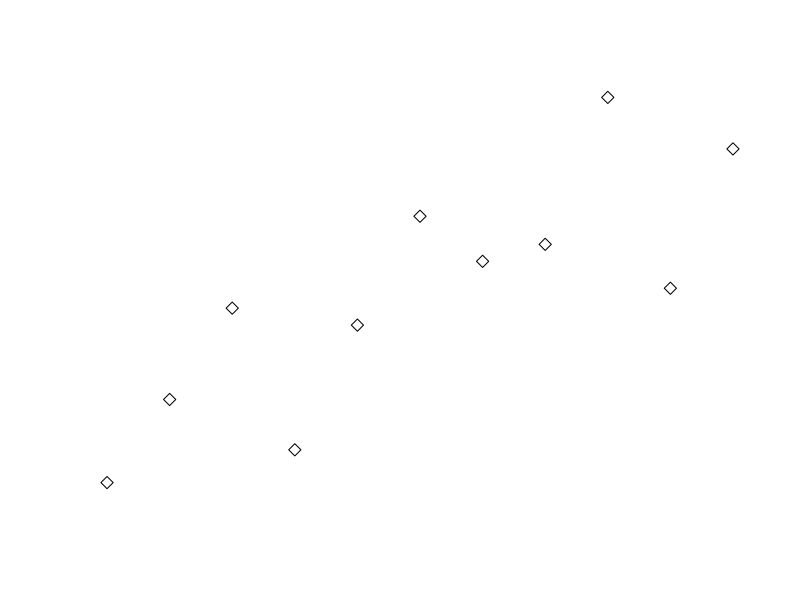
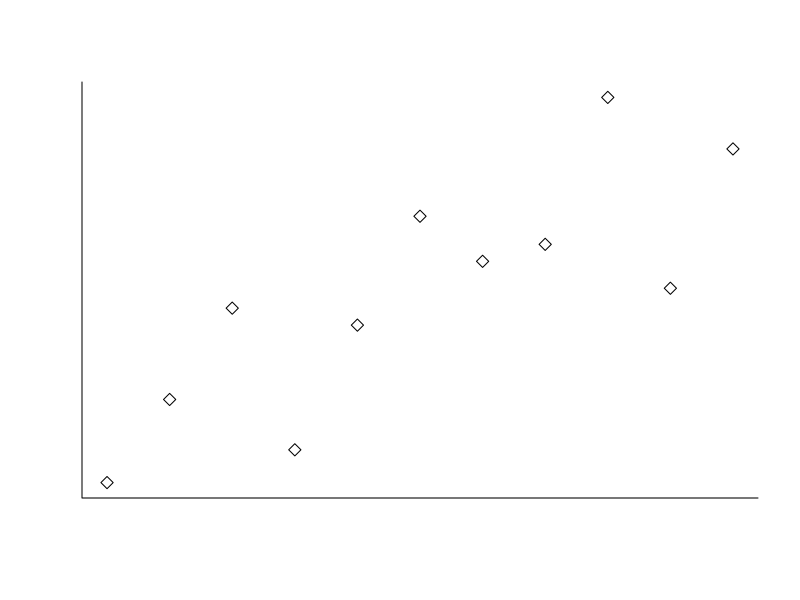
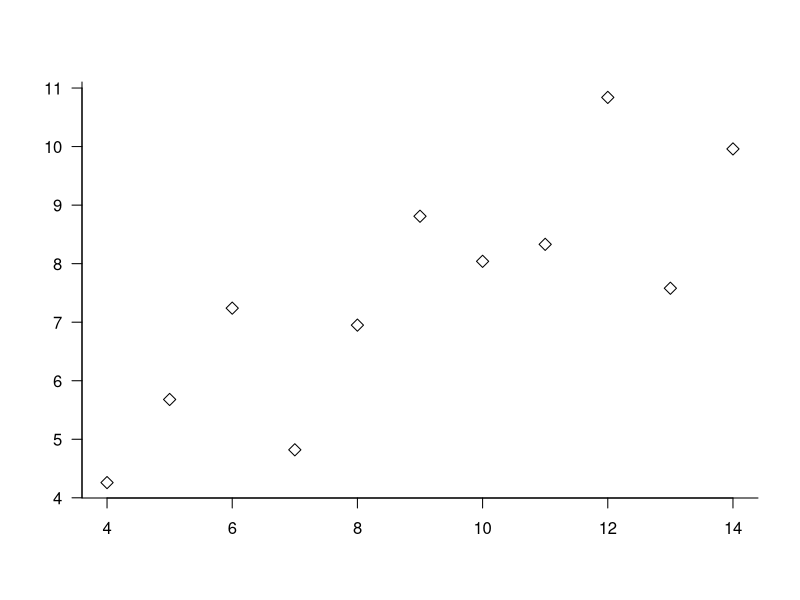
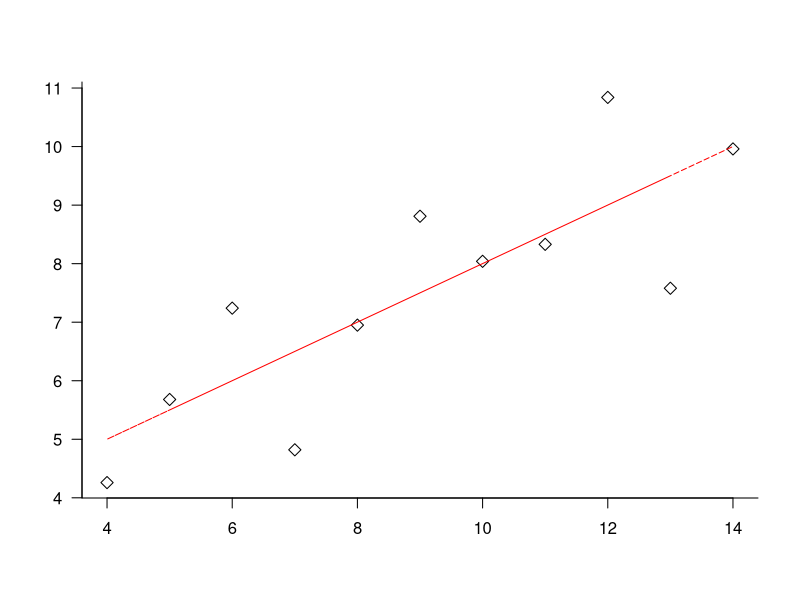
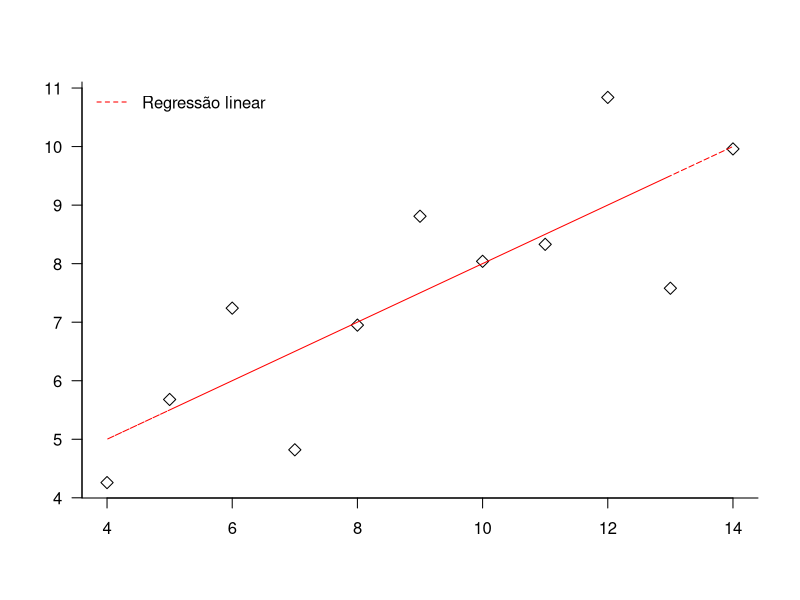
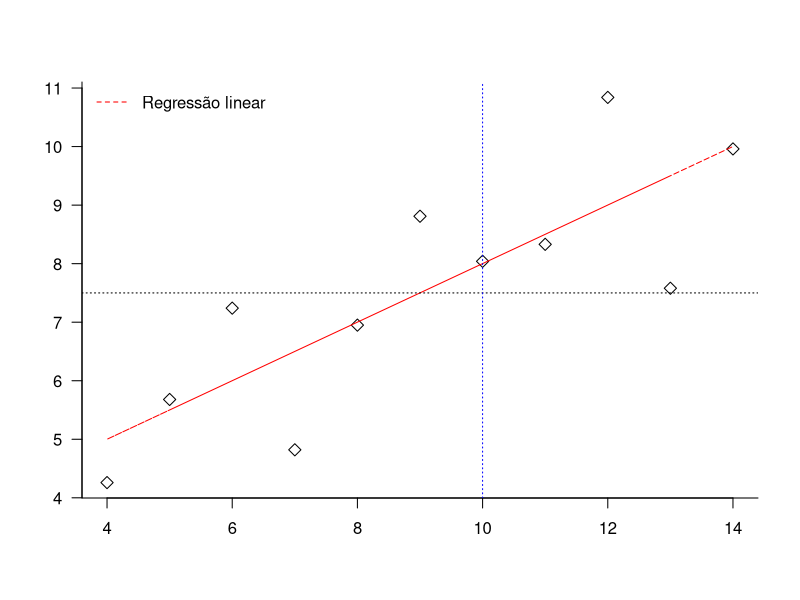
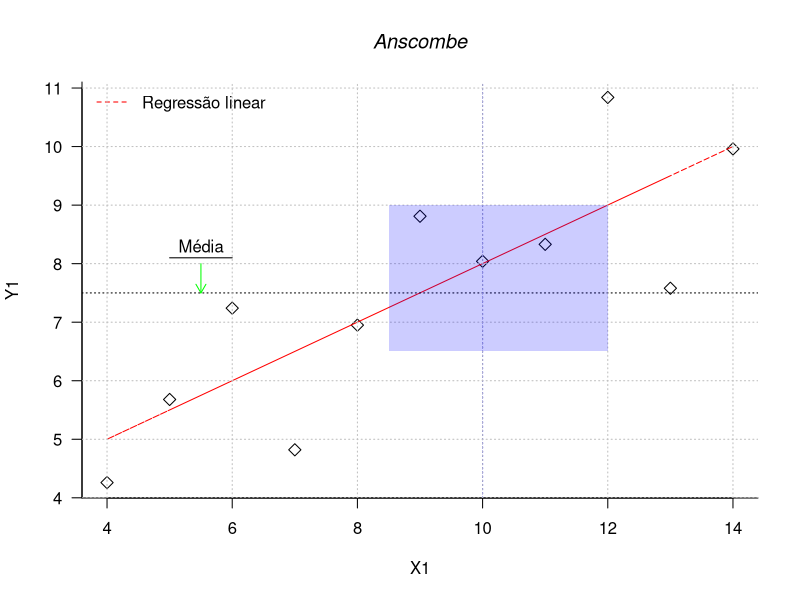

Write the R code that produced these figures, in order.
##====================================================================
#CURSO DE GRÁFICOS EM R
#https://vanderleidebastiani.github.io/tutoriais/Graficos_com_R.html

#DETALHES DE PARÂMETROS - ATRAVÉS DA RECONSTRUÇÃO PASSO A PASSO

##====================================================================

data("anscombe")
dados <- anscombe

##============================================
##RECONSTRUINDO ELEMENTOS DO GRÁFICO
##============================================


##ADICIONANDO PONTOS A UM GRÁFICO EXISTENTE
##============================================
#Criação do gráfico original "vazio"
plot(dados$x1, dados$y1, type = "n", 
     xlab = "", ylab = "", 
     xaxt = "n", yaxt = "n", 
     bty = "n")

#Adição dos pontos
points(x = dados$x1, y = dados$y1, 
       pch = 23,     #Símbolo dos pontos
       cex = 1.3)    #Tamanho dos símbolos


##ADICIONANDO CONTORNOS
##============================================
#Criação do gráfico original "vazio"
plot(dados$x1, dados$y1, type = "n", 
     xlab = "", ylab = "", 
     xaxt = "n", yaxt = "n", 
     bty = "n")

#Adição dos pontos
points(x = dados$x1, y = dados$y1, 
       pch = 23, 
       cex = 1.3)

#Adição da caixa de contorno
box(bty = "l")    #Tipo de contorno da caixa



##ADICIONANDO EIXOS
##============================================
#Criação do gráfico original "vazio"
plot(dados$x1, dados$y1, type = "n", 
     xlab = "", ylab = "", 
     xaxt = "n", yaxt = "n", 
     bty = "n")

#Adição dos pontos
points(x = dados$x1, y = dados$y1, 
       pch = 23, 
       cex = 1.3)

#Adição da caixa de contorno
box(bty = "l")

#Adição dos eixos
axis(side = 1)  #Posição do eixo

axis(side = 2, #Posição do eixo
     las = 1)  #Orientação do eixo



##ADICIONANDO LINHAS
##============================================
#Criando a reta de ajustamento com a Regressão Linear
#Modelo
mod <- lm(dados$y1 ~ dados$x1)
mod # Modelo linear

#Predição de valores de y
ypredito <- predict(mod)
ypredito # Valores preditos pelos modelo linear


#Criação do gráfico original "vazio"
plot(dados$x1, dados$y1, type = "n", 
     xlab = "", ylab = "", 
     xaxt = "n", yaxt = "n", 
     bty = "n")

#Adição dos pontos
points(x = dados$x1, y = dados$y1, 
       pch = 23, 
       cex = 1.3)

#Adição da caixa de contorno
box(bty = "l")

#Adição dos eixos
axis(side = 1)

axis(side = 2, 
     las = 1)

#Adição de linha
lines(x = dados$x1, y = ypredito, 
      lty = 2, #Tipo de linha
      lwd = 1, #Tipo de linha
      col="red")




##ADICIONANDO LEGENDAS
##============================================
#Criação do gráfico original "vazio"
plot(dados$x1, dados$y1, type = "n", 
     xlab = "", ylab = "", 
     xaxt = "n", yaxt = "n", 
     bty = "n")

#Adição dos pontos
points(x = dados$x1, y = dados$y1, 
       pch = 23, 
       cex = 1.3)

#Adição da caixa de contorno
box(bty = "l")

#Adição dos eixos
axis(side = 1)

axis(side = 2, 
     las = 1)

#Adição de linha
lines(x = dados$x1, y = ypredito, 
      lty = 2, 
      lwd = 1,
      col="red")

#Adição de legendas
legend(x = "topleft",                 #Posição da legenda
       legend = "Regressão linear",   #Legenda
       lty = 2, lwd = 1,              #Configurações do símbolo (neste caso linha)
       bty = "n",                     #Caixa ao redor da legenda "n" = nenhuma
       col="red")




##ADICIONANDO LINHA SIMPLES
##============================================
#Criação do gráfico original "vazio"
plot(dados$x1, dados$y1, type = "n", 
     xlab = "", ylab = "", 
     xaxt = "n", yaxt = "n", 
     bty = "n")

#Adição dos pontos
points(x = dados$x1, y = dados$y1, 
       pch = 23, 
       cex = 1.3)

#Adição da caixa de contorno
box(bty = "l")

#Adição dos eixos
axis(side = 1)

axis(side = 2, 
     las = 1)

#Adição de linha
lines(x = dados$x1, y = ypredito, 
      lty = 2, 
      lwd = 1,
      col="red")

#Adição de legendas
legend(x = "topleft",                 
       legend = "Regressão linear",   
       lty = 2, lwd = 1,              
       bty = "n",                     
       col="red")

#Adição da linha simples na posição horizonal 7.5
abline(h = 7.5, #Posição horizontal
       lty = 3) #Tipo de linha


#Adição da linha simples na posição vertical 10
abline(v = 10,  #Posição vertical
       lty = 3, 
       col = "blue")




##ADICIONANDO SETAS
##============================================
#Criação do gráfico original "vazio"
plot(dados$x1, dados$y1, type = "n", 
     xlab = "", ylab = "", 
     xaxt = "n", yaxt = "n", 
     bty = "n")

#Adição dos pontos
points(x = dados$x1, y = dados$y1, 
       pch = 23, 
       cex = 1.3)

#Adição da caixa de contorno
box(bty = "l")

#Adição dos eixos
axis(side = 1)

axis(side = 2, 
     las = 1)

#Adição de linha
lines(x = dados$x1, y = ypredito, 
      lty = 2, 
      lwd = 1,
      col="red")

#Adição de legendas
legend(x = "topleft",                 
       legend = "Regressão linear",   
       lty = 2, lwd = 1,              
       bty = "n",                     
       col="red")

#Adição da linha simples na posição horizonal 7.5
abline(h = 7.5, #Posição horizontal
       lty = 3) #Tipo de linha


#Adição da linha simples na posição vertical 10
abline(v = 10,  #Posição vertical
       lty = 3, 
       col = "blue")

#Adição de setas para apontar coordenadas no gráfico
arrows(x0 = 5.5, y0 = 8,   #Origem da seta
       x1 = 5.5, y1 = 7.5, #Destino da seta
       length = 0.1,       #Comprimento da ponta da seta
       col="green")



##OBSERVAÇÃO:
#Nas etapas anteriores o gráfico gerado é sempre o mesmo, apenas adicionado de um elemento novo a cada
#etapa. A partir deste ponto adicionaremos apenas o novo elemento, contudo para o gráfico ser construído
#completamente o código completo do gráfico é necessário

##ADICIONANDO TEXTO
##============================================
#Adicionando a palavra média acima da seta desenhada
text(x = 5.5, y = 8.3, #Posição do texto
     labels = "Média")


##ADICIONANDO SEGMENTOS
##============================================
#Adicionando um segmento de reta abaixo do texto da etapa anterior
segments(x0 = 5, y0 = 8.1, #Início do segmento de reta
         x1 = 6, y1 = 8.1) #Término do segmeno de reta


##ADICIONANDO GRADES AO GRÁFICO
##============================================
grid(nx = NULL, ny = NULL, 
     lty = 3, 
     lwd = 1, 
     col = "gray")


##ADICIONANDO TÍTULOS
##============================================
title(main = "Anscombe", 
      xlab = "X1", ylab = "Y1", 
      font.main = 3)


##ADICIONANDO POLÍGONOS
##============================================
polygon(x = c(8.5, 12, 12, 8.5), y = c(6.5, 6.5, 9, 9), #Coordenadas da figura
        col = adjustcolor("blue", alpha.f = 0.2),       #Cor e nível de transparência
        density = NULL,                                 #Densidade do sombreamento
        border = NA)                                    #Cor da borda



##========================================================================
##IDENTIFICAR UMA COORDENADA NO GRÁFICO PARA POSICIONAMENTO DE ELEMENTOS
##========================================================================
#Rodar a função
#Clicar no local desejado
#Verificar a saída no terminal com as coordenadas x e y
#n = número de pontos desejados antes de encerrar a captura de coordenadas
locator(n = 4, labels = "Cliquei aqui")




##ADICIONANDO EM PONTOS CAPTURADOS
##============================================
coord = locator(n = 4, labels = "Cliquei aqui")

polygon(x = coord$x, y =coord$y, #Coordenadas da figura
        col = adjustcolor("green", alpha.f = 0.2),
        density = NULL,
        border = NA)

